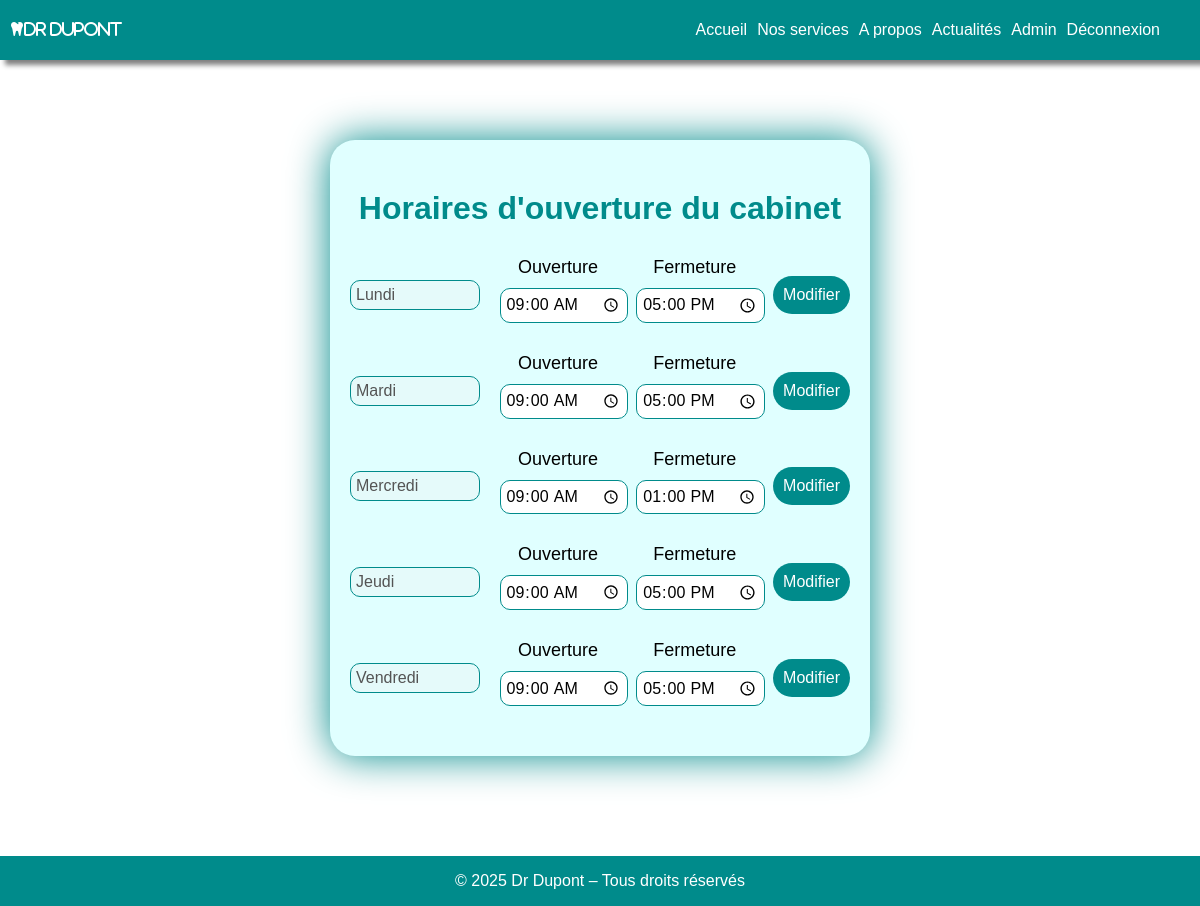
/index.php?page=update-date (signed in), run on the app's committed database.
### tables this page shows
CREATE TABLE `days` (
  `id` bigint(20) NOT NULL,
  `name` varchar(255) NOT NULL,
  `start` time NOT NULL,
  `end` time NOT NULL
);

### controllers/AdminController.php (called while the page is built, shortened)
<?php
require_once 'models/DatesManager.php';
class AdminController
{
    public function updateDate()
    {
        $datesManager = new DatesManager();
        $days = $datesManager->getDates();
        require 'views/update-date.php';
    }
}

### models/DatesManager.php (called while the page is built, shortened)
<?php
require_once 'models/Date.php';
class DatesManager
{
    private function connectDB()
    {
        $pdo = new PDO("mysql:host=localhost;dbname=dupont;charset=utf8", "root", "");
        $pdo->setAttribute(PDO::ATTR_ERRMODE, PDO::ERRMODE_EXCEPTION);
        return $pdo;
    }
    public function getDates(): array
    {
        $pdo = $this->connectDB();
        $request = $pdo->query("SELECT * FROM days");
        $days = $request->fetchAll();
        $schedule = [];
        foreach ($days as $day) {
            $schedule[] = new Day($day);
        }
        return $schedule;
    }
}

### models/Date.php (called while the page is built)
<?php
class Day
{
    private int $id;
    private string $name;
    private string $start;
    private string $end;
    public function __construct($data)
    {
        $this->id = $data["id"];
        $this->name = $data["name"];
        $this->start = $data["start"];
        $this->end = $data["end"];
    }
    public function getId()
    {
        return $this->id;
    }
    public function getName()
    {
        return $this->name;
    }
    public function getStart()
    {
        return $this->start;
    }
    public function getEnd()
    {
        return $this->end;
    }
}

### Views/update-date.php (the view, shortened to what this page needs)
<?php include 'header.php'; ?>
<div class="updatePage">
    <h1 class="title">Horaires d'ouverture du cabinet</h1>
    <?php foreach ($days as $day) { ?>
        <form class="updateForm" method="post" action="index.php?page=update-date-valid&id=<?php echo $day->getId(); ?>"
            enctype="multipart/form-data">
            <div class="schedulesData">
                <input type="text" name="name" placeholder="Jour de la semaine" value="<?php echo $day->getName(); ?>"
                    class="input" disabled>
                <div>
                    <label for="start">Ouverture</label>
                    <input type="time" id="start" name="start" class="date" value="<?php echo $day->getStart(); ?>">
                </div>
                <div>
                    <label for="end">Fermeture</label>
                    <input type="time" id="end" name="end" class="date" value="<?php echo $day->getEnd(); ?>">
                </div>
                <button class="button">Modifier</button>
            </div>
        </form>
    <?php } ?>
</div>
<?php include 'footer.php'; ?>

### style.css (style rules this page uses)
html { height: 100%; width: 100%; margin: 0; }
body { display: flex; flex-direction: column; min-height: 100%; width: 100%; margin: 0; font-family: 'Gill Sans', 'Gill Sans MT', Calibri, 'Trebuchet MS', sans-serif; }
.title { font-size: xx-large; color: darkcyan; text-align: center; margin: 30px auto; font-weight: bold; }
.button { background-color: darkcyan; border: none; border-radius: 50px; color: white; font-size: medium; font-family: 'Gill Sans', 'Gill Sans MT', Calibri, 'Trebuchet MS', sans-serif; padding: 10px; cursor: pointer; }
.input, .date { width: 100%; border: 1px solid darkcyan; border-radius: 10px; padding: 5px; margin: 10px auto; font-family: 'Gill Sans', 'Gill Sans MT', Calibri, 'Trebuchet MS', sans-serif; font-size: medium; }
.schedulesData { display: flex; justify-content: center; align-items: center; text-align: center; gap: 20px; margin-bottom: 10px; }
.addForm, .updateForm { display: flex; flex-direction: column; justify-content: center; align-items: center; text-align: center; gap: 10px; margin-bottom: 10px; }
.addPage, .updatePage, .appointment { display: flex; flex-direction: column; justify-content: space-between; background-color: lightcyan; border-radius: 25px; box-shadow: 0 0 40px darkcyan; max-width: 500px; margin: 100px auto; padding: 20px; }

### data on the page
days: name "Lundi", start "09:00:00", end "17:00:00"
days: name "Mardi", start "09:00:00", end "17:00:00"
days: name "Mercredi", start "09:00:00", end "13:00:00"
days: name "Jeudi", start "09:00:00", end "17:00:00"
days: name "Vendredi", start "09:00:00", end "17:00:00"
